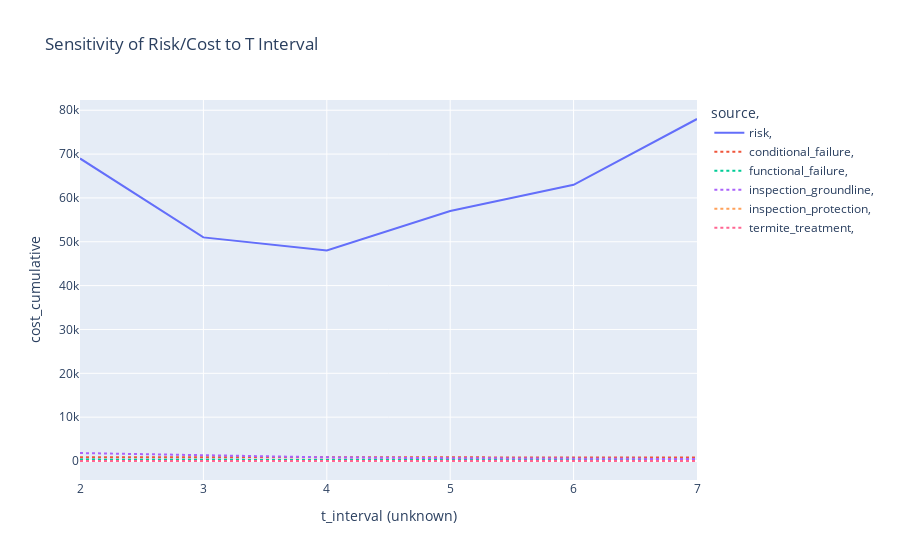

Notebook cell for this chart:
### Code cell
# Apply the function
df_rolling = rolling_mean(df_sens_chain, window=window)

# Create df_plot for generating a figure
df_plot = df_rolling.loc[df_rolling[y_var] == df_rolling.iloc[-1][y_var]]
df_plot.rename(columns={x_var : x_var.split('-')[-1]}, inplace=True)
make_sensitivity_fig(df_plot, var_name=x_var, y_axis = 'cost_cumulative')

### Figure 1 — Plotly figure (JSON) as saved in the notebook; plotly's stock layout.template omitted (floating-point values rounded to 4 significant figures)
{"data": [{"hovertemplate": "source=risk<br> =   <br>t_interval=%{x}<br>cost_cumulative=%{y}<extra></extra>", "legendgroup": "risk,    ", "line": {"color": "#636EFA", "dash": "solid"}, "mode": "lines", "name": "risk,    ", "orientation": "v", "showlegend": true, "type": "scatter", "x": [2, 3, 4, 5, 6, 7], "xaxis": "x", "y": [69000, 51000, 48000, 57000, 63000, 78000], "yaxis": "y"}, {"hovertemplate": "source=conditional_failure<br> =  <br>t_interval=%{x}<br>cost_cumulative=%{y}<extra></extra>", "legendgroup": "conditional_failure,   ", "line": {"color": "#EF553B", "dash": "dot"}, "mode": "lines", "name": "conditional_failure,   ", "orientation": "v", "showlegend": true, "type": "scatter", "x": [2, 3, 4, 5, 6, 7], "xaxis": "x", "y": [868, 882, 861, 847, 840, 805], "yaxis": "y"}, {"hovertemplate": "source=functional_failure<br> =  <br>t_interval=%{x}<br>cost_cumulative=%{y}<extra></extra>", "legendgroup": "functional_failure,   ", "line": {"color": "#00CC96", "dash": "dot"}, "mode": "lines", "name": "functional_failure,   ", "orientation": "v", "showlegend": true, "type": "scatter", "x": [2, 3, 4, 5, 6, 7], "xaxis": "x", "y": [322, 238, 224, 266, 294, 364], "yaxis": "y"}, {"hovertemplate": "source=inspection_groundline<br> =  <br>t_interval=%{x}<br>cost_cumulative=%{y}<extra></extra>", "legendgroup": "inspection_groundline,   ", "line": {"color": "#AB63FA", "dash": "dot"}, "mode": "lines", "name": "inspection_groundline,   ", "orientation": "v", "showlegend": true, "type": "scatter", "x": [2, 3, 4, 5, 6, 7], "xaxis": "x", "y": [1813.0, 1310.0, 832.5, 640.5, 519.9, 441.5], "yaxis": "y"}, {"hovertemplate": "source=inspection_protection<br> =  <br>t_interval=%{x}<br>cost_cumulative=%{y}<extra></extra>", "legendgroup": "inspection_protection,   ", "line": {"color": "#FFA15A", "dash": "dot"}, "mode": "lines", "name": "inspection_protection,   ", "orientation": "v", "showlegend": true, "type": "scatter", "x": [2, 3, 4, 5, 6, 7], "xaxis": "x", "y": [0, 0, 0, 0, 0, 0], "yaxis": "y"}, {"hovertemplate": "source=termite_treatment<br> =  <br>t_interval=%{x}<br>cost_cumulative=%{y}<extra></extra>", "legendgroup": "termite_treatment,   ", "line": {"color": "#FF6692", "dash": "dot"}, "mode": "lines", "name": "termite_treatment,   ", "orientation": "v", "showlegend": true, "type": "scatter", "x": [2, 3, 4, 5, 6, 7], "xaxis": "x", "y": [20, 19.8, 19.6, 19, 19.4, 18.8], "yaxis": "y"}], "layout": {"legend": {"title": {"text": "source,  "}, "tracegroupgap": 0}, "title": {"text": "Sensitivity of Risk/Cost to T Interval"}, "xaxis": {"anchor": "y", "automargin": true, "domain": [0, 1], "title": {"text": "t_interval (unknown)"}}, "yaxis": {"anchor": "x", "automargin": true, "domain": [0, 1], "title": {"text": "cost_cumulative"}}}}
